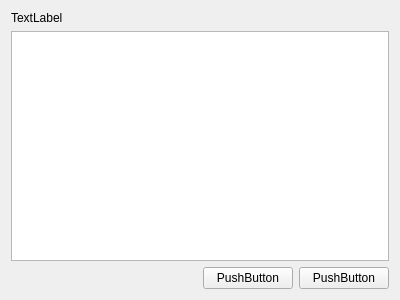
<?xml version="1.0" encoding="UTF-8"?>
<ui version="4.0">
 <class>GameSelectPage</class>
 <widget class="QWizardPage" name="GameSelectPage">
  <property name="geometry">
   <rect>
    <x>0</x>
    <y>0</y>
    <width>400</width>
    <height>300</height>
   </rect>
  </property>
  <property name="windowTitle">
   <string>WizardPage</string>
  </property>
  <layout class="QGridLayout" name="gridLayout">
   <item row="2" column="2">
    <widget class="QPushButton" name="pushButton">
     <property name="text">
      <string>PushButton</string>
     </property>
    </widget>
   </item>
   <item row="2" column="3">
    <widget class="QPushButton" name="pushButton_2">
     <property name="text">
      <string>PushButton</string>
     </property>
    </widget>
   </item>
   <item row="0" column="0">
    <widget class="QLabel" name="label_games_count">
     <property name="sizePolicy">
      <sizepolicy hsizetype="Preferred" vsizetype="Fixed">
       <horstretch>0</horstretch>
       <verstretch>0</verstretch>
      </sizepolicy>
     </property>
     <property name="text">
      <string>TextLabel</string>
     </property>
    </widget>
   </item>
   <item row="2" column="0" colspan="2">
    <spacer name="horizontalSpacer">
     <property name="orientation">
      <enum>Qt::Horizontal</enum>
     </property>
     <property name="sizeHint" stdset="0">
      <size>
       <width>40</width>
       <height>20</height>
      </size>
     </property>
    </spacer>
   </item>
   <item row="1" column="0" colspan="4">
    <widget class="QTableView" name="tableView"/>
   </item>
  </layout>
 </widget>
 <resources/>
 <connections/>
</ui>
